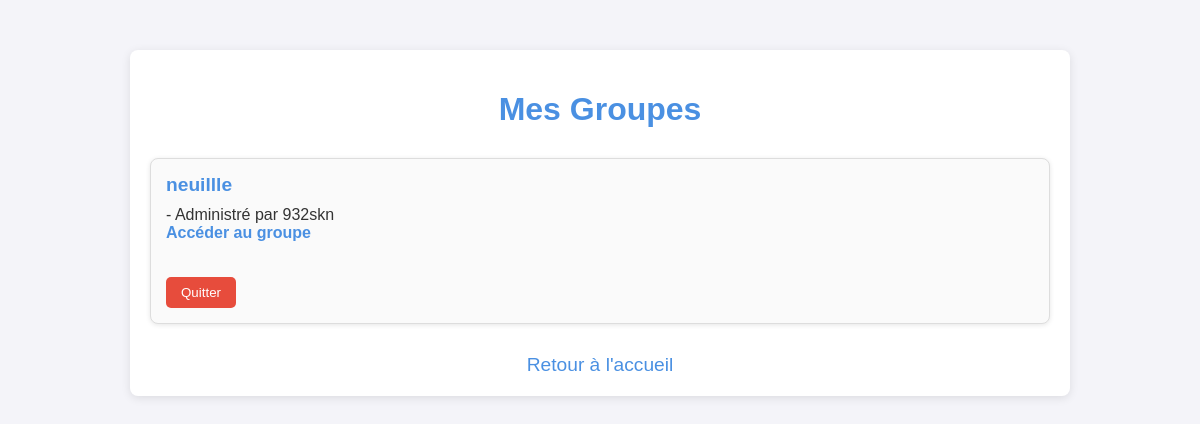
The app's page /groups (signed in), older data.
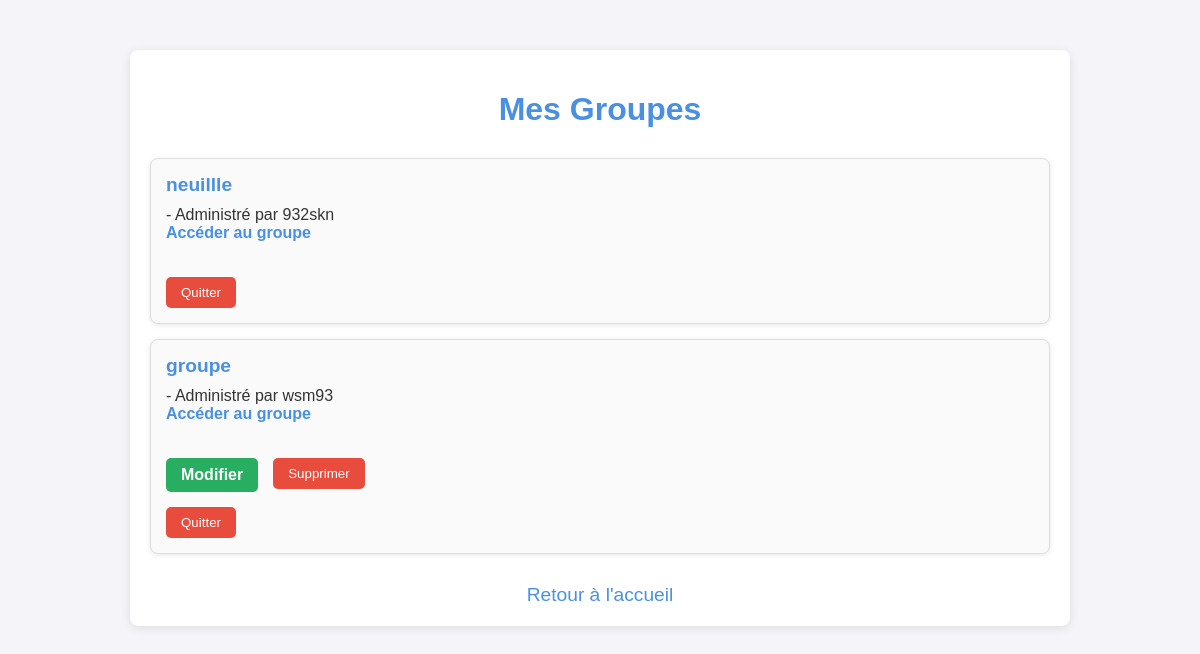
The same page, newer data.
### models.py (models this page shows)
class Group(db.Model):
    id = db.Column(db.Integer, primary_key=True)
    name = db.Column(db.String(100), nullable=False)
    admin_id = db.Column(db.Integer, db.ForeignKey('user.id'), nullable=False)
    admin = db.relationship('User', foreign_keys=[admin_id])

class User(UserMixin, db.Model):
    id = db.Column(db.Integer, primary_key=True)
    username = db.Column(db.String(150), unique=True, nullable=False)
    password = db.Column(db.String(150), nullable=False)

### app.py (the view)
@app.route('/groups', methods=['GET'])
@login_required
def groups():
    groups = Group.query.join(GroupMember).filter(GroupMember.user_id == current_user.id).all()
    return render_template('groups.html', groups=groups, user=current_user)

### app.py (called while the page is built)
@login_manager.user_loader
def load_user(user_id):
    return db.session.get(User, int(user_id))  # Correctif pour éviter LegacyAPIWarning

### templates/groups.html (shortened to what this page needs)
<!DOCTYPE html>
<html lang="en">
<head>
</head>
<body>
    <div class="container">
        <h1>Mes Groupes</h1>
        <ul>
            {% for group in groups %}
                <li>
                    <strong>{{ group.name }}</strong> - Administré par {{ group.admin.username }}
                    <a href="{{ url_for('group_chat', group_id=group.id) }}">Accéder au groupe</a>
                    <div class="admin-actions">
                        {% if group.admin_id == user.id %}
                            <div class="action-buttons">
                                <a href="{{ url_for('edit_group', group_id=group.id) }}">Modifier</a>
                                <form method="POST" action="{{ url_for('delete_group', group_id=group.id) }}">
                                    <button type="submit" onclick="return confirm('Voulez-vous vraiment supprimer ce groupe ?')">Supprimer</button>
                                </form>
                            </div>
                        {% endif %}
                        <div class="action-buttons">
                            <form method="POST" action="{{ url_for('leave_group', group_id=group.id) }}">
                                <button type="submit" onclick="return confirm('Voulez-vous vraiment quitter ce groupe ?')">Quitter</button>
                            </form>
                        </div>
                    </div>
                </li>
            {% endfor %}
        </ul>
        <div class="return-link">
            <a href="{{ url_for('index') }}">Retour à l'accueil</a>
        </div>
    </div>
</body>
</html>

Row changes from the older to the newer data that the page shows:
added Group: name "groupe", admin.username "wsm93"
